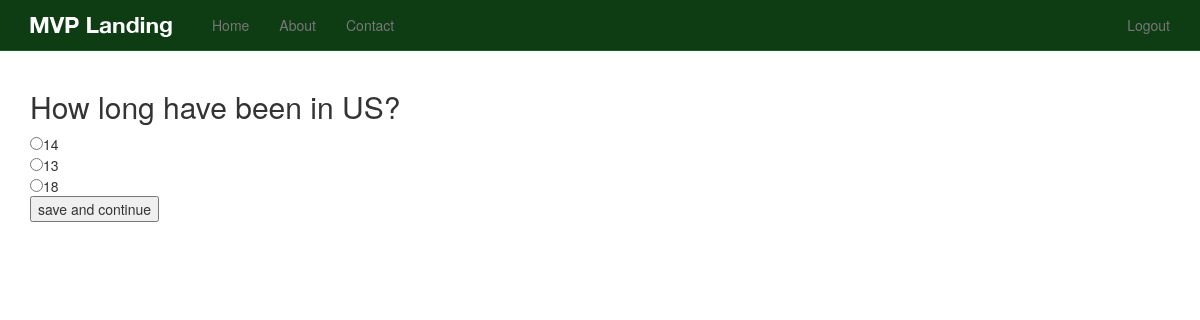
Before: /question/ (signed in) with the older database file.
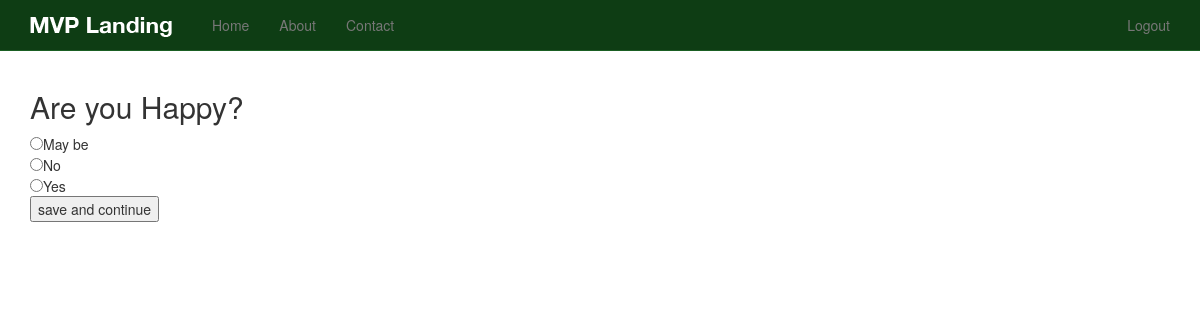
After: the same page with the newer database file.
### questions/models.py (models this page shows, shortened)
class Question(models.Model):
	text      =	models.TextField()
	active    = models.BooleanField(default=True)
	draft     = models.BooleanField(default=False)
	timestamp = models.DateTimeField(auto_now_add=True, auto_now = False)

class Answer(models.Model):
	question  = models.ForeignKey(Question)
	text      = models.CharField(max_length =120)
	active    = models.BooleanField(default=True)
	draft     = models.BooleanField(default=False)
	timestamp = models.DateTimeField(auto_now_add=True, auto_now = False)

### questions/views.py (the view)
# urls.py: url(r'^question/$', 'questions.views.home', name='question_home'),
def home(request):
	if request.user.is_authenticated() :
		form = UserResponseForm(request.POST or None)
		if form.is_valid():
			print form.cleaned_data
			question_id =form.cleaned_data.get('question_id')
			answer_id =form.cleaned_data.get('answer_id')
			question_instance = Question.objects.get(id = question_id)
			answer_instance   = Answer.objects.get(id = answer_id)
			print answer_instance.text, question_instance.text
		queryset = Question.objects.all().order_by('-timestamp')
		instance = queryset[0]
		context = {
			"form": form,
			"instance": instance,
		}
		return render(request, "questions/home.html", context)
	else:
		raise Http404

### questions/forms.py (shortened to what this page needs)
class UserResponseForm(forms.Form):
	question_id = forms.IntegerField()
	answer_id   = forms.IntegerField()
	importance_level =forms.ChoiceField(choices =LEVELS)
	their_answer_id = forms.IntegerField()
	their_importance_level =forms.ChoiceField(choices =LEVELS)

### templates/questions/home.html (shortened to what this page needs)
{% extends "base.html" %}
{% block content %}
<form method ='POST' action=''>{%csrf_token %}
<h2>{{instance.text}}</h2>
{% for ans in instance.answer_set.all %}
<input type ='radio' name='answer_id' value='{{ans.id}}' />{{ans.text}}
<br/>
{% endfor %}
<input type='submit' value ='save and continue'/>
</form>
{% endblock %}

Changed rows visible on the page:
changed Question: text "How long have been in US?" → "Are you Happy?"
changed Answer: text "14" → "May be"
changed Answer (number 2 of 3 on the later page): text "13" → "No"
changed Answer: text "18" → "Yes"
